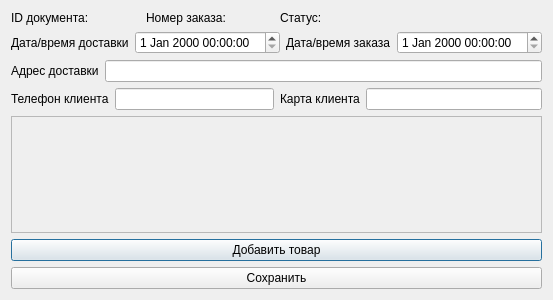
<?xml version="1.0" encoding="UTF-8"?>
<ui version="4.0">
 <class>document</class>
 <widget class="QDialog" name="document">
  <property name="geometry">
   <rect>
    <x>0</x>
    <y>0</y>
    <width>400</width>
    <height>300</height>
   </rect>
  </property>
  <property name="windowTitle">
   <string>Dialog</string>
  </property>
  <layout class="QVBoxLayout" name="verticalLayout">
   <item>
    <layout class="QHBoxLayout" name="horizontalLayout_10">
     <item>
      <layout class="QHBoxLayout" name="horizontalLayout_3">
       <item>
        <layout class="QHBoxLayout" name="horizontalLayout">
         <item>
          <widget class="QLabel" name="label">
           <property name="text">
            <string>ID документа:</string>
           </property>
          </widget>
         </item>
         <item>
          <widget class="QLabel" name="label_2">
           <property name="text">
            <string/>
           </property>
          </widget>
         </item>
        </layout>
       </item>
       <item>
        <layout class="QHBoxLayout" name="horizontalLayout_2">
         <item>
          <widget class="QLabel" name="label_3">
           <property name="text">
            <string>Номер заказа:</string>
           </property>
          </widget>
         </item>
         <item>
          <widget class="QLabel" name="label_4">
           <property name="text">
            <string/>
           </property>
          </widget>
         </item>
        </layout>
       </item>
      </layout>
     </item>
     <item>
      <layout class="QHBoxLayout" name="horizontalLayout_8">
       <item>
        <widget class="QLabel" name="label_9">
         <property name="text">
          <string>Статус:</string>
         </property>
        </widget>
       </item>
       <item>
        <widget class="QLabel" name="label_10">
         <property name="text">
          <string/>
         </property>
        </widget>
       </item>
      </layout>
     </item>
    </layout>
   </item>
   <item>
    <layout class="QHBoxLayout" name="horizontalLayout_11">
     <item>
      <layout class="QHBoxLayout" name="horizontalLayout_5">
       <item>
        <widget class="QLabel" name="label_6">
         <property name="text">
          <string>Дата/время доставки</string>
         </property>
        </widget>
       </item>
       <item>
        <widget class="QDateTimeEdit" name="dateTimeEdit_2"/>
       </item>
      </layout>
     </item>
     <item>
      <layout class="QHBoxLayout" name="horizontalLayout_4">
       <item>
        <widget class="QLabel" name="label_5">
         <property name="text">
          <string>Дата/время заказа</string>
         </property>
        </widget>
       </item>
       <item>
        <widget class="QDateTimeEdit" name="dateTimeEdit"/>
       </item>
      </layout>
     </item>
    </layout>
   </item>
   <item>
    <layout class="QHBoxLayout" name="horizontalLayout_6">
     <item>
      <widget class="QLabel" name="label_7">
       <property name="text">
        <string>Адрес доставки</string>
       </property>
      </widget>
     </item>
     <item>
      <widget class="QLineEdit" name="lineEdit">
       <property name="text">
        <string/>
       </property>
      </widget>
     </item>
    </layout>
   </item>
   <item>
    <layout class="QHBoxLayout" name="horizontalLayout_12">
     <item>
      <layout class="QHBoxLayout" name="horizontalLayout_7">
       <item>
        <widget class="QLabel" name="label_8">
         <property name="text">
          <string>Телефон клиента</string>
         </property>
        </widget>
       </item>
       <item>
        <widget class="QLineEdit" name="lineEdit_2">
         <property name="text">
          <string/>
         </property>
        </widget>
       </item>
      </layout>
     </item>
     <item>
      <layout class="QHBoxLayout" name="horizontalLayout_9">
       <item>
        <widget class="QLabel" name="label_11">
         <property name="text">
          <string>Карта клиента</string>
         </property>
        </widget>
       </item>
       <item>
        <widget class="QLineEdit" name="lineEdit_3">
         <property name="text">
          <string/>
         </property>
        </widget>
       </item>
      </layout>
     </item>
    </layout>
   </item>
   <item>
    <widget class="QScrollArea" name="scrollArea">
     <property name="widgetResizable">
      <bool>true</bool>
     </property>
     <widget class="QWidget" name="scrollAreaWidgetContents">
      <property name="geometry">
       <rect>
        <x>0</x>
        <y>0</y>
        <width>386</width>
        <height>133</height>
       </rect>
      </property>
     </widget>
    </widget>
   </item>
   <item>
    <widget class="QPushButton" name="pushButton">
     <property name="text">
      <string>Добавить товар</string>
     </property>
    </widget>
   </item>
   <item>
    <widget class="QPushButton" name="pushButton_2">
     <property name="text">
      <string>Сохранить</string>
     </property>
    </widget>
   </item>
  </layout>
 </widget>
 <resources/>
 <connections/>
</ui>
